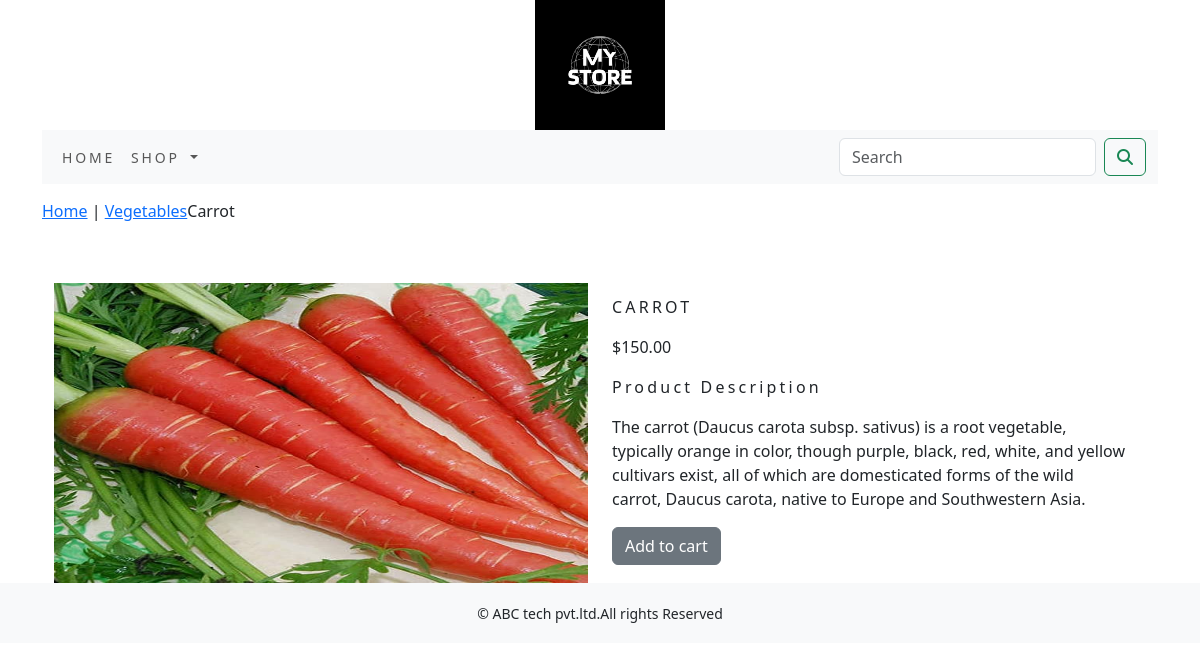
/shop/vegetables/carrot, run on the app's committed database.
### shop/models.py (models this page shows, shortened)
class Product(models.Model):
    name=models.CharField(max_length=250, unique=True)
    slug=models.SlugField(max_length=250, unique=True)
    desc=models.TextField(blank=True)
    price=models.DecimalField(max_digits=10, decimal_places=2)
    category=models.ForeignKey(Category, on_delete=models.CASCADE)
    stock=models.IntegerField()
    img = models.ImageField(upload_to='category', blank=True)
    available=models.BooleanField(default=True)
    created=models.DateField(auto_now_add=True)
    updated=models.DateField(auto_now=True)
    class Meta:
        ordering = ('name',)
        verbose_name = 'product'
        verbose_name_plural = 'products'

class Category(models.Model):
    name=models.CharField(max_length=250, unique=True)
    slug=models.SlugField(max_length=250, unique=True)
    desc=models.TextField(blank=True)
    image=models.ImageField(upload_to='category', blank=True)
    class Meta:
        ordering=('name',)
        verbose_name='category'
        verbose_name_plural='categories'
    def get_url(self):
        return reverse('shop:products_by_category',args=[self.slug])
    def __str__(self):
        return '{}'.format(self.name)

### shop/views.py (the view)
# urls.py: path('<slug:c_slug>/<slug:product_slug>',views.proDetail, name='prodCatdetail'),
def proDetail(request,c_slug,product_slug):
    try:
        product=Product.objects.get(category__slug=c_slug,slug=product_slug)
    except Exception as e:
        raise e
    return render(request,'product.html',{'product':product})

### cart/context_processors.py (called while the page is built)
def counter(request):
    item_count=0
    if 'admin' in request.path:
        return{}
    else:
        try:
            cart=Cart.objects.filter(cart_id=_cart_id(request))
            car_items=CartItem.objects.all().filter(cart=cart[:1])
            for cart_item in car_items:
                item_count += cart_item.quantity
        except Cart.DoesnotExist:
            item_count=0
    return dict(item_count=item_count)

### cart/views.py (called while the page is built)
def _cart_id(request):
    cart=request.session.session_key
    if not cart:
        cart=request.session.create()
    return cart

### shop/context processors.py (called while the page is built)
def menu_links(request):
    links=Category.objects.all()
    return dict(links=links)

### templates/product.html (shortened to what this page needs)
{% extends 'base.html' %}
{% load static %}
{% block content %}
<div class="row my_prod_row_class">
    <div class="mx-auto">
        <p><a href ="{% url 'shop:allProdCat' %}"> Home</a> | <a href="{{product.category.get_url}}">{{product.category}}</a>{{product.name}}</p>
    </div>
</div>
<div class="container">
<br>
<div class="row">
    <div class="col-12 col-sm-12 col-md-12 col-lg-6 text-center">
        <div style="min-width:18em">
            <img class="card-img-top my_image" src ="{{product.img.url}}" alt="{{product.name}}" >
        </div>
    </div>
        <div class="col-12 col-sm-12 col-md-12 col-lg-6">
            <div>
            <h1 class="my_prod_title">{{product.name}}</h1>
            <p>${{product.price}}</p>
            <p class="my_title">Product Description</p>
            <p class="text-justify my_prod-text">{{product.desc}}</p>
            {% if product.stock <= 0 %}
                <p class="text-justify my_prod_text"><b>Out of Stock</b></p>
            {% else %}
            <a class="btn btn-secondary" href="{% url 'cart:add_cart' product.id %}">Add to cart</a>
            {% endif %}
        </div>
    </div>
</div>
    </div>
</div>
{% endblock %}

### templates/base.html (shortened to what this page needs)
{% load static %}
<!DOCTYPE html>
<html lang="en">
<head>
    <link rel="stylesheet" href="{% static 'css/custom.css' %}">
    <link href="{% static 'css/bootstrap.min.css' %}" rel="stylesheet" >
  </head><meta name="description" content="{% block metadescription %}{% endblock %}"
</head>
<body>
<div class="container">
{% include 'header.html' %}
{% include 'nav.html' %}
{% block content %}
{% endblock %}
{% include 'footer.html' %}
</body>
</html>

### templates/header.html
{% load static %}
<header>
  <center>
    <a href="{% url 'shop:allProdCat' %}"><img src="{% static 'img/logo.png' %}" alt="logimage" width="130px" height="130px">
  </center>
</header>

### templates/nav.html (shortened to what this page needs)
{% load static %}
<nav class="navbar navbar-expand-lg bg-body-tertiary">
  <div class="container-fluid">
    <div class="collapse navbar-collapse" id="navbarSupportedContent">
      <ul class="navbar-nav me-auto mb-2 mb-lg-0">
        <li class="nav-item">
          <a class="nav-link" href="#">Home</a>
        </li>
        <li class="nav-item dropdown {% if 'shop' in request.path %} active {% endif %}">
          <a class="nav-link dropdown-toggle" href="#" role="button" data-bs-toggle="dropdown" aria-expanded="false">
            Shop
          </a>
        </li>
      </ul>
      <form class="d-flex" action="{% url 'search_app:SearchResult' %}" method="get">
        <input class="form-control me-2" type="search" placeholder="Search" name="q" aria-label="Search">
        <button class="btn btn-outline-success" type="submit"><i class="fa fa-search"></i></button>
      </form>
    </div>
  </div>
</nav>

### templates/footer.html
{% load static %}
<div class="footer navbar-fixed-bottom my_footer">
  <p class ="text-center">&copy; ABC tech pvt.ltd.All rights Reserved</p>
</div>

### static/css/custom.css (style rules this page uses)
body { font-family: 'Roboto', sans-serif; }
.nav-item { letter-spacing : .2em; font-size : 14px; text-transform : uppercase; }
.my_footer { background-color:#f8f9fa; height:60px; }
.my_footer p { padding-top:20px; font-size : 14px; }
.my_image { width:100%; height:300px; }
.my_title { font-size:16px; text_transform:uppercase; letter-spacing: .2em; }
.my_prod_row_class { padding-top:15px; padding-bottom:20px; }
.my_prod_title { font-size:16px; text-transform:uppercase; letter-spacing: .2em; padding-top:15px; padding-bottom:10px; }
.my_prod-text { padding-right:20px; }

### data on the page
Product: category "Vegetables", name "Carrot", img (picture), name "CARROT", price "150.00", desc "The carrot (Daucus carota subsp. sativus) is a root vegetable, typically orange in color, though purple, black, red, white, and yellow cultivars exist, all of which are domesticated forms of the wild carrot, Daucus carota, native to Europe and Southwestern Asia."
